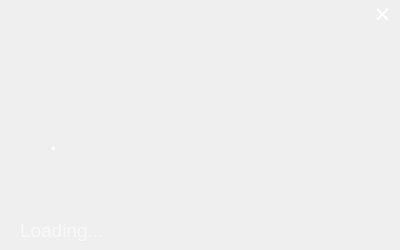
<?xml version="1.0" encoding="UTF-8"?>
<ui version="4.0">
 <class>LoadUI</class>
 <widget class="QDialog" name="LoadUI">
  <property name="geometry">
   <rect>
    <x>0</x>
    <y>0</y>
    <width>400</width>
    <height>250</height>
   </rect>
  </property>
  <property name="mouseTracking">
   <bool>true</bool>
  </property>
  <property name="windowTitle">
   <string>Dialog</string>
  </property>
  <property name="styleSheet">
   <string notr="true">background-image: url(:/assets/Loading.png);</string>
  </property>
  <widget class="QLabel" name="statusBar">
   <property name="enabled">
    <bool>true</bool>
   </property>
   <property name="geometry">
    <rect>
     <x>20</x>
     <y>220</y>
     <width>351</width>
     <height>21</height>
    </rect>
   </property>
   <property name="palette">
    <palette>
     <active>
      <colorrole role="WindowText">
       <brush brushstyle="SolidPattern">
        <color alpha="150">
         <red>255</red>
         <green>255</green>
         <blue>255</blue>
        </color>
       </brush>
      </colorrole>
      <colorrole role="Button">
       <brush brushstyle="SolidPattern">
        <color alpha="0">
         <red>0</red>
         <green>0</green>
         <blue>0</blue>
        </color>
       </brush>
      </colorrole>
      <colorrole role="Text">
       <brush brushstyle="SolidPattern">
        <color alpha="150">
         <red>255</red>
         <green>255</green>
         <blue>255</blue>
        </color>
       </brush>
      </colorrole>
      <colorrole role="ButtonText">
       <brush brushstyle="SolidPattern">
        <color alpha="150">
         <red>255</red>
         <green>255</green>
         <blue>255</blue>
        </color>
       </brush>
      </colorrole>
      <colorrole role="Base">
       <brush brushstyle="SolidPattern">
        <color alpha="0">
         <red>0</red>
         <green>0</green>
         <blue>0</blue>
        </color>
       </brush>
      </colorrole>
      <colorrole role="Window">
       <brush brushstyle="SolidPattern">
        <color alpha="0">
         <red>0</red>
         <green>0</green>
         <blue>0</blue>
        </color>
       </brush>
      </colorrole>
     </active>
     <inactive>
      <colorrole role="WindowText">
       <brush brushstyle="SolidPattern">
        <color alpha="150">
         <red>255</red>
         <green>255</green>
         <blue>255</blue>
        </color>
       </brush>
      </colorrole>
      <colorrole role="Button">
       <brush brushstyle="SolidPattern">
        <color alpha="0">
         <red>0</red>
         <green>0</green>
         <blue>0</blue>
        </color>
       </brush>
      </colorrole>
      <colorrole role="Text">
       <brush brushstyle="SolidPattern">
        <color alpha="150">
         <red>255</red>
         <green>255</green>
         <blue>255</blue>
        </color>
       </brush>
      </colorrole>
      <colorrole role="ButtonText">
       <brush brushstyle="SolidPattern">
        <color alpha="150">
         <red>255</red>
         <green>255</green>
         <blue>255</blue>
        </color>
       </brush>
      </colorrole>
      <colorrole role="Base">
       <brush brushstyle="SolidPattern">
        <color alpha="0">
         <red>0</red>
         <green>0</green>
         <blue>0</blue>
        </color>
       </brush>
      </colorrole>
      <colorrole role="Window">
       <brush brushstyle="SolidPattern">
        <color alpha="0">
         <red>0</red>
         <green>0</green>
         <blue>0</blue>
        </color>
       </brush>
      </colorrole>
     </inactive>
     <disabled>
      <colorrole role="WindowText">
       <brush brushstyle="SolidPattern">
        <color alpha="150">
         <red>255</red>
         <green>255</green>
         <blue>255</blue>
        </color>
       </brush>
      </colorrole>
      <colorrole role="Button">
       <brush brushstyle="SolidPattern">
        <color alpha="0">
         <red>0</red>
         <green>0</green>
         <blue>0</blue>
        </color>
       </brush>
      </colorrole>
      <colorrole role="Text">
       <brush brushstyle="SolidPattern">
        <color alpha="150">
         <red>255</red>
         <green>255</green>
         <blue>255</blue>
        </color>
       </brush>
      </colorrole>
      <colorrole role="ButtonText">
       <brush brushstyle="SolidPattern">
        <color alpha="150">
         <red>255</red>
         <green>255</green>
         <blue>255</blue>
        </color>
       </brush>
      </colorrole>
      <colorrole role="Base">
       <brush brushstyle="SolidPattern">
        <color alpha="0">
         <red>0</red>
         <green>0</green>
         <blue>0</blue>
        </color>
       </brush>
      </colorrole>
      <colorrole role="Window">
       <brush brushstyle="SolidPattern">
        <color alpha="0">
         <red>0</red>
         <green>0</green>
         <blue>0</blue>
        </color>
       </brush>
      </colorrole>
     </disabled>
    </palette>
   </property>
   <property name="font">
    <font>
     <family>Segoe UI</family>
     <pointsize>14</pointsize>
     <weight>50</weight>
     <bold>false</bold>
    </font>
   </property>
   <property name="autoFillBackground">
    <bool>false</bool>
   </property>
   <property name="styleSheet">
    <string notr="true">background: transparent;
color: rgba(255, 255, 255, 150);</string>
   </property>
   <property name="text">
    <string>Loading...</string>
   </property>
  </widget>
  <widget class="QLabel" name="dot1">
   <property name="geometry">
    <rect>
     <x>50</x>
     <y>140</y>
     <width>16</width>
     <height>16</height>
    </rect>
   </property>
   <property name="font">
    <font>
     <family>微软雅黑</family>
     <pointsize>18</pointsize>
    </font>
   </property>
   <property name="styleSheet">
    <string notr="true">color: rgb(255, 255, 255);
background: transparent;</string>
   </property>
   <property name="text">
    <string>·</string>
   </property>
  </widget>
  <widget class="QLabel" name="dot2">
   <property name="geometry">
    <rect>
     <x>50</x>
     <y>140</y>
     <width>16</width>
     <height>16</height>
    </rect>
   </property>
   <property name="font">
    <font>
     <family>微软雅黑</family>
     <pointsize>18</pointsize>
    </font>
   </property>
   <property name="styleSheet">
    <string notr="true">color: rgb(255, 255, 255);
background: transparent;</string>
   </property>
   <property name="text">
    <string>·</string>
   </property>
  </widget>
  <widget class="QLabel" name="dot3">
   <property name="geometry">
    <rect>
     <x>50</x>
     <y>140</y>
     <width>16</width>
     <height>16</height>
    </rect>
   </property>
   <property name="font">
    <font>
     <family>微软雅黑</family>
     <pointsize>18</pointsize>
    </font>
   </property>
   <property name="styleSheet">
    <string notr="true">color: rgb(255, 255, 255);
background: transparent;</string>
   </property>
   <property name="text">
    <string>·</string>
   </property>
  </widget>
  <widget class="QLabel" name="dot5">
   <property name="geometry">
    <rect>
     <x>50</x>
     <y>140</y>
     <width>16</width>
     <height>16</height>
    </rect>
   </property>
   <property name="font">
    <font>
     <family>微软雅黑</family>
     <pointsize>18</pointsize>
    </font>
   </property>
   <property name="styleSheet">
    <string notr="true">color: rgb(255, 255, 255);
background: transparent;</string>
   </property>
   <property name="text">
    <string>·</string>
   </property>
  </widget>
  <widget class="QLabel" name="dot4">
   <property name="geometry">
    <rect>
     <x>50</x>
     <y>140</y>
     <width>16</width>
     <height>16</height>
    </rect>
   </property>
   <property name="font">
    <font>
     <family>微软雅黑</family>
     <pointsize>18</pointsize>
    </font>
   </property>
   <property name="styleSheet">
    <string notr="true">color: rgb(255, 255, 255);
background: transparent;</string>
   </property>
   <property name="text">
    <string>·</string>
   </property>
  </widget>
  <widget class="QPushButton" name="close">
   <property name="geometry">
    <rect>
     <x>365</x>
     <y>0</y>
     <width>35</width>
     <height>27</height>
    </rect>
   </property>
   <property name="font">
    <font>
     <family>等线 Light</family>
     <pointsize>20</pointsize>
     <weight>50</weight>
     <bold>false</bold>
    </font>
   </property>
   <property name="styleSheet">
    <string notr="true">QPushButton{color:rgb(255,255,255);}
QPushButton:hover{color:rgb(204,204,204);}
QPushButton:pressed{color:rgb(204,204,204);}
QPushButton{border:none;background:transparent;}
</string>
   </property>
   <property name="text">
    <string>×</string>
   </property>
  </widget>
 </widget>
 <resources>
  <include location="handysearch.qrc"/>
 </resources>
 <connections/>
</ui>
